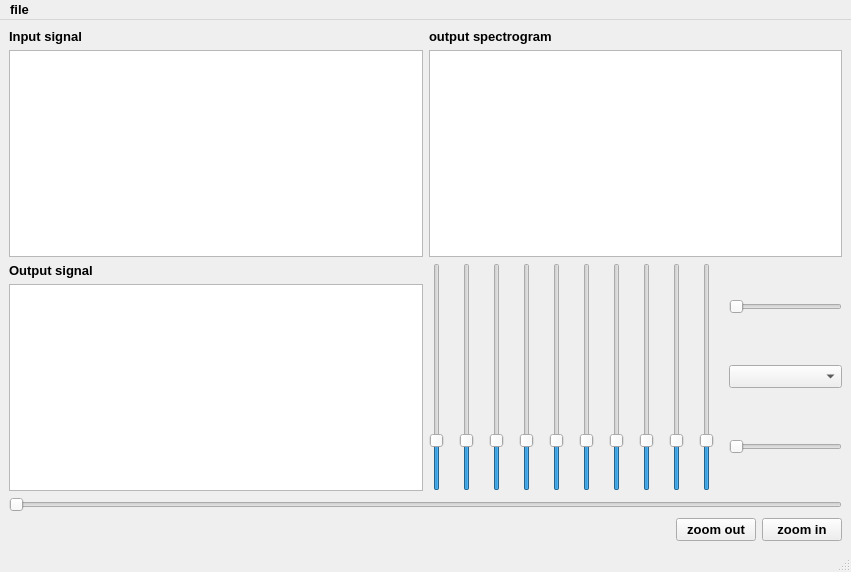
<?xml version="1.0" encoding="UTF-8"?>
<ui version="4.0">
 <class>MainWindow</class>
 <widget class="QMainWindow" name="MainWindow">
  <property name="geometry">
   <rect>
    <x>0</x>
    <y>0</y>
    <width>851</width>
    <height>572</height>
   </rect>
  </property>
  <property name="font">
   <font>
    <pointsize>10</pointsize>
    <weight>75</weight>
    <bold>true</bold>
   </font>
  </property>
  <property name="windowTitle">
   <string>MainWindow</string>
  </property>
  <widget class="QWidget" name="centralwidget">
   <layout class="QVBoxLayout" name="verticalLayout_6">
    <item>
     <layout class="QVBoxLayout" name="verticalLayout_5">
      <item>
       <layout class="QHBoxLayout" name="horizontalLayout_3">
        <item>
         <layout class="QVBoxLayout" name="verticalLayout_3">
          <item>
           <widget class="QLabel" name="input_label">
            <property name="text">
             <string>Input signal</string>
            </property>
           </widget>
          </item>
          <item>
           <widget class="QGraphicsView" name="input_signal">
            <property name="enabled">
             <bool>true</bool>
            </property>
           </widget>
          </item>
          <item>
           <widget class="QLabel" name="output_label">
            <property name="text">
             <string>Output signal</string>
            </property>
           </widget>
          </item>
          <item>
           <widget class="QGraphicsView" name="output_signal">
            <property name="enabled">
             <bool>true</bool>
            </property>
           </widget>
          </item>
         </layout>
        </item>
        <item>
         <layout class="QVBoxLayout" name="verticalLayout_2">
          <item>
           <layout class="QVBoxLayout" name="verticalLayout">
            <item>
             <widget class="QLabel" name="label_2">
              <property name="text">
               <string>output spectrogram</string>
              </property>
             </widget>
            </item>
            <item>
             <widget class="QGraphicsView" name="ouput_spectrogram"/>
            </item>
           </layout>
          </item>
          <item>
           <layout class="QHBoxLayout" name="horizontalLayout">
            <property name="spacing">
             <number>15</number>
            </property>
            <item>
             <widget class="QSlider" name="verticalSlider_0">
              <property name="minimum">
               <number>0</number>
              </property>
              <property name="maximum">
               <number>5</number>
              </property>
              <property name="sliderPosition">
               <number>1</number>
              </property>
              <property name="orientation">
               <enum>Qt::Vertical</enum>
              </property>
             </widget>
            </item>
            <item>
             <widget class="QSlider" name="verticalSlider_1">
              <property name="minimum">
               <number>0</number>
              </property>
              <property name="maximum">
               <number>5</number>
              </property>
              <property name="sliderPosition">
               <number>1</number>
              </property>
              <property name="orientation">
               <enum>Qt::Vertical</enum>
              </property>
             </widget>
            </item>
            <item>
             <widget class="QSlider" name="verticalSlider_2">
              <property name="minimum">
               <number>0</number>
              </property>
              <property name="maximum">
               <number>5</number>
              </property>
              <property name="sliderPosition">
               <number>1</number>
              </property>
              <property name="orientation">
               <enum>Qt::Vertical</enum>
              </property>
             </widget>
            </item>
            <item>
             <widget class="QSlider" name="verticalSlider_3">
              <property name="minimum">
               <number>0</number>
              </property>
              <property name="maximum">
               <number>5</number>
              </property>
              <property name="sliderPosition">
               <number>1</number>
              </property>
              <property name="orientation">
               <enum>Qt::Vertical</enum>
              </property>
             </widget>
            </item>
            <item>
             <widget class="QSlider" name="verticalSlider_4">
              <property name="minimum">
               <number>0</number>
              </property>
              <property name="maximum">
               <number>5</number>
              </property>
              <property name="sliderPosition">
               <number>1</number>
              </property>
              <property name="orientation">
               <enum>Qt::Vertical</enum>
              </property>
             </widget>
            </item>
            <item>
             <widget class="QSlider" name="verticalSlider_5">
              <property name="minimum">
               <number>0</number>
              </property>
              <property name="maximum">
               <number>5</number>
              </property>
              <property name="sliderPosition">
               <number>1</number>
              </property>
              <property name="orientation">
               <enum>Qt::Vertical</enum>
              </property>
             </widget>
            </item>
            <item>
             <widget class="QSlider" name="verticalSlider_6">
              <property name="minimum">
               <number>0</number>
              </property>
              <property name="maximum">
               <number>5</number>
              </property>
              <property name="sliderPosition">
               <number>1</number>
              </property>
              <property name="orientation">
               <enum>Qt::Vertical</enum>
              </property>
             </widget>
            </item>
            <item>
             <widget class="QSlider" name="verticalSlider_7">
              <property name="minimum">
               <number>0</number>
              </property>
              <property name="maximum">
               <number>5</number>
              </property>
              <property name="sliderPosition">
               <number>1</number>
              </property>
              <property name="orientation">
               <enum>Qt::Vertical</enum>
              </property>
             </widget>
            </item>
            <item>
             <widget class="QSlider" name="verticalSlider_8">
              <property name="minimum">
               <number>0</number>
              </property>
              <property name="maximum">
               <number>5</number>
              </property>
              <property name="sliderPosition">
               <number>1</number>
              </property>
              <property name="orientation">
               <enum>Qt::Vertical</enum>
              </property>
             </widget>
            </item>
            <item>
             <widget class="QSlider" name="verticalSlider_9">
              <property name="minimum">
               <number>0</number>
              </property>
              <property name="maximum">
               <number>5</number>
              </property>
              <property name="sliderPosition">
               <number>1</number>
              </property>
              <property name="orientation">
               <enum>Qt::Vertical</enum>
              </property>
             </widget>
            </item>
            <item>
             <layout class="QVBoxLayout" name="verticalLayout_4">
              <item>
               <widget class="QSlider" name="max_slider">
                <property name="orientation">
                 <enum>Qt::Horizontal</enum>
                </property>
               </widget>
              </item>
              <item>
               <widget class="QComboBox" name="pallet"/>
              </item>
              <item>
               <widget class="QSlider" name="min_slider">
                <property name="orientation">
                 <enum>Qt::Horizontal</enum>
                </property>
               </widget>
              </item>
             </layout>
            </item>
           </layout>
          </item>
         </layout>
        </item>
       </layout>
      </item>
      <item>
       <widget class="QSlider" name="scroll">
        <property name="orientation">
         <enum>Qt::Horizontal</enum>
        </property>
       </widget>
      </item>
     </layout>
    </item>
    <item>
     <layout class="QHBoxLayout" name="horizontalLayout_5">
      <item>
       <spacer name="horizontalSpacer">
        <property name="orientation">
         <enum>Qt::Horizontal</enum>
        </property>
        <property name="sizeHint" stdset="0">
         <size>
          <width>40</width>
          <height>20</height>
         </size>
        </property>
       </spacer>
      </item>
      <item>
       <layout class="QHBoxLayout" name="horizontalLayout_4">
        <item>
         <widget class="QPushButton" name="zoomOut">
          <property name="text">
           <string>zoom out</string>
          </property>
         </widget>
        </item>
        <item>
         <widget class="QPushButton" name="zoomIn">
          <property name="text">
           <string>zoom in</string>
          </property>
         </widget>
        </item>
       </layout>
      </item>
     </layout>
    </item>
   </layout>
  </widget>
  <widget class="QStatusBar" name="statusbar"/>
  <widget class="QMenuBar" name="menubar">
   <property name="geometry">
    <rect>
     <x>0</x>
     <y>0</y>
     <width>851</width>
     <height>21</height>
    </rect>
   </property>
   <widget class="QMenu" name="file">
    <property name="title">
     <string>file</string>
    </property>
    <addaction name="open"/>
    <addaction name="save"/>
   </widget>
   <addaction name="file"/>
  </widget>
  <action name="open">
   <property name="text">
    <string>open</string>
   </property>
  </action>
  <action name="save">
   <property name="text">
    <string>save</string>
   </property>
  </action>
 </widget>
 <resources/>
 <connections/>
</ui>
